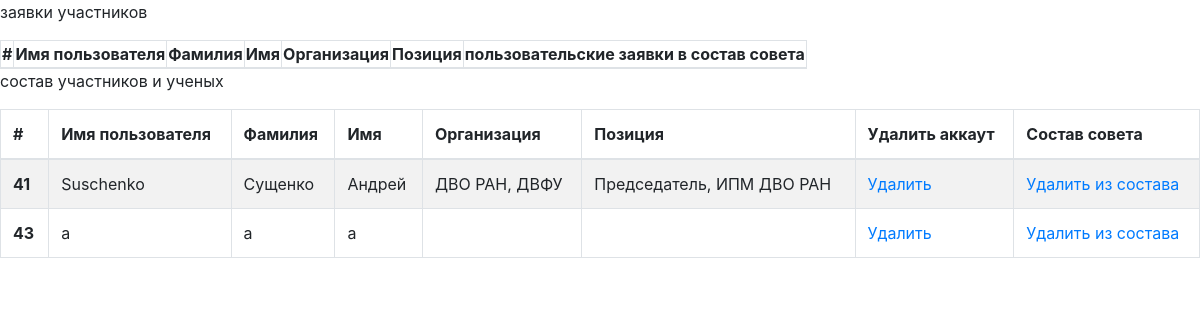
The page /account/list_of_scientists (signed in) on the database as committed earlier.
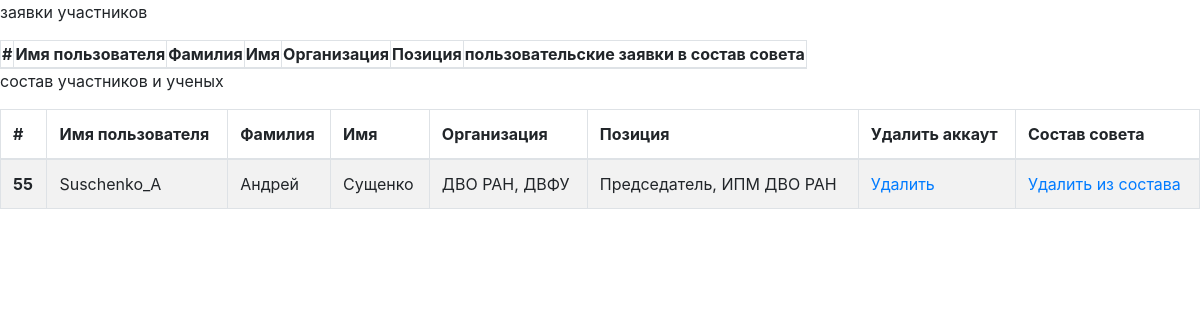
The same page on the database as committed later.
### account/models.py (models this page shows)
class Profile(models.Model):
    user = models.OneToOneField(settings.AUTH_USER_MODEL, on_delete=models.CASCADE)
    date_of_birth = models.DateField(blank=True, null=True)
    photo = models.ImageField(upload_to='users/%Y/%m-%d/', blank=True)
    organization = models.CharField(max_length=200, default='')
    position = models.CharField(max_length=200, default='')
    bio = models.TextField(default='')
    scientist = models.NullBooleanField(default=False)
    user_is_reject = models.NullBooleanField(default=False)
    user_submit = models.NullBooleanField(default=False)

### account/views.py (the view)
# urls.py: path('list_of_scientists', views.list_of_scientists, name='list_of_scientists'),
@permission_required('account.can_view')
def list_of_scientists(request):
    users = Profile.objects.all()
    return render(request, "scientists/list_of_scientists.html", {"users": users})

### account/templates/scientists/list_of_scientists.html (shortened to what this page needs)
<!DOCTYPE html>
<html lang="ru">
<head>
    <link rel="stylesheet" href="../../static/css/bootstrap.min.css">
</head>
<body>
<p> заявки участников </p>
     <table class="table_add table-striped table-bordered">
    <thead>
        <tr>
            <th scope="col">#</th>
            <th scope="col">Имя пользователя</th>
            <th scope="col">Фамилия</th>
            <th scope="col">Имя</th>
            <th scope="col">Организация</th>
            <th scope="col">Позиция</th>
            <th scope="col" colspan="2">пользовательские заявки в состав совета</th>
        </tr>
    </thead>
     </table>
<p>состав участников и ученых</p>
    <table class="table table-striped table-bordered">
    <thead>
        <tr>
            <th scope="col">#</th>
            <th scope="col">Имя пользователя</th>
            <th scope="col">Фамилия</th>
            <th scope="col">Имя</th>
            <th scope="col">Организация</th>
            <th scope="col">Позиция</th>
            <th scope="col">Удалить аккаут</th>
            <th scope="col">Состав совета</th>
        </tr>
    </thead>
    <tbody>
        {% for user in users %}
            <tr>
                <th scope="row">
                    {{ user.user.id }}
                </th>
                <td>
                    {{ user.user }}
                </td>
                <td>
                    {{ user.user.last_name }}
                </td>
                <td>
                    {{ user.user.first_name }}
                </td>
                <td>
                    {{ user.organization }}
                </td>
                <td>
                    {{ user.position }}
                </td>
                <td>
                    <a href="delete_user/{{ user.id }}">Удалить</a>
                </td>
                {% if user.scientist == True %}
                    <td>
                        <a href="delete_from_scientists/{{ user.id }}"> Удалить из состава</a>
                    </td>
                {% endif %}
            </tr>
        {% endfor %}
    </tbody>
    </table>
</body>
</html>

Rows that differ between the two databases and show on the page:
removed Profile: user.id "41", user "Suschenko", user.last_name "Сущенко", user.first_name "Андрей", organization "ДВО РАН, ДВФУ", position "Председатель, ИПМ ДВО РАН"
removed Profile: user.id "43", user "a", user.last_name "a", user.first_name "a"
added Profile: user.id "55", user "Suschenko_A", user.last_name "Андрей", user.first_name "Сущенко", organization "ДВО РАН, ДВФУ", position "Председатель, ИПМ ДВО РАН"
